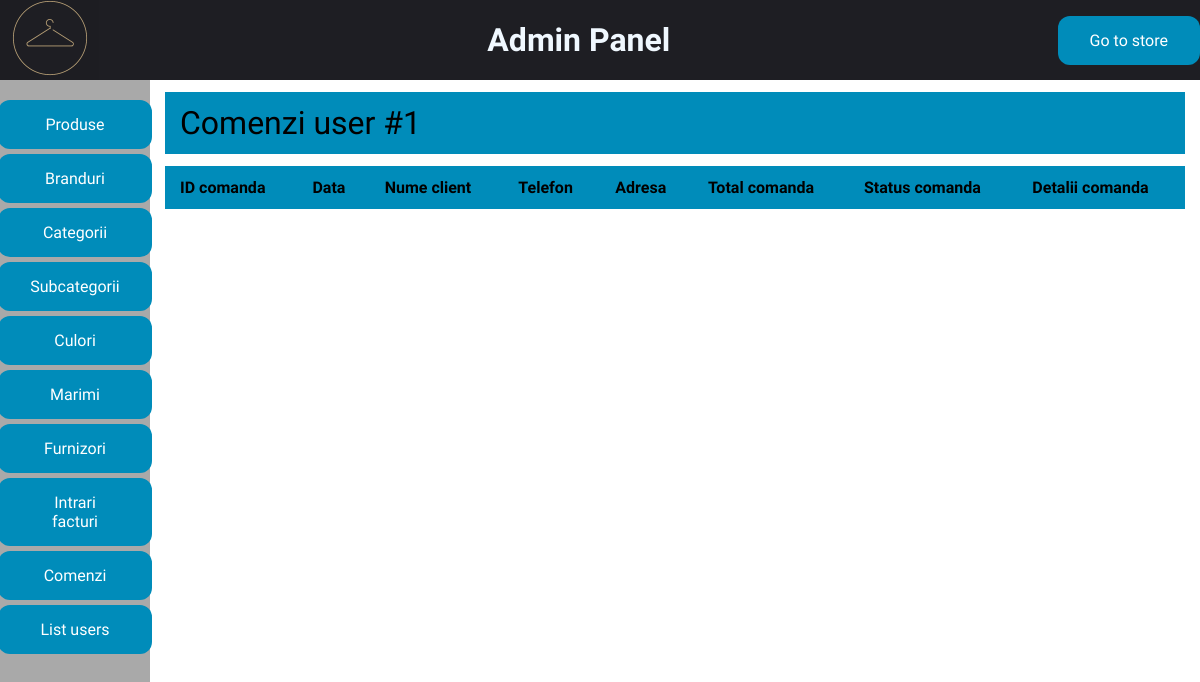
The page /admin_area/view_user_orders.php?user_id=1 (signed in) on the database as committed earlier.
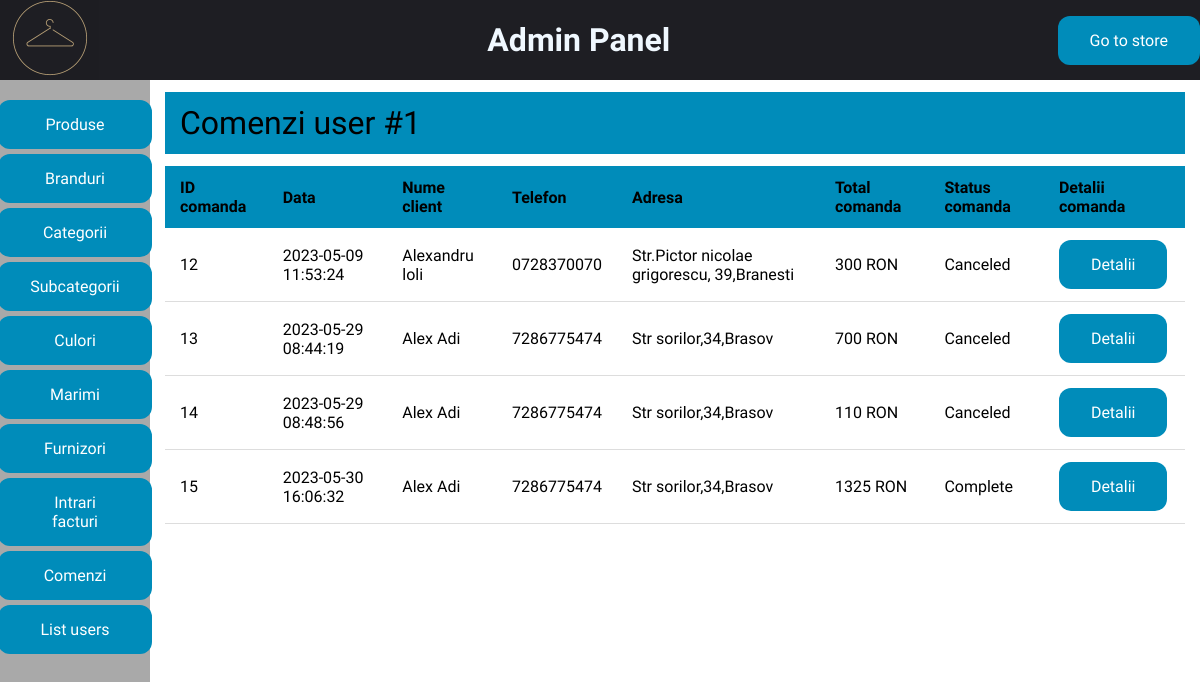
The same page on the database as committed later.
### tables this page shows
CREATE TABLE IF NOT EXISTS `comenzi` (
  `ID` int NOT NULL AUTO_INCREMENT,
  `cod_client` int NOT NULL,
  `pret_total` float NOT NULL,
  `cod_status` int NOT NULL,
  `data` datetime NOT NULL,
  `metoda_plata` enum('Ramburs la livrare','Card bancar') NOT NULL COMMENT '1(ramburs),2(card)',
  PRIMARY KEY (`ID`),
  KEY `cod_client` (`cod_client`),
  KEY `cod_status` (`cod_status`)
);

CREATE TABLE IF NOT EXISTS `clienti` (
  `ID` int NOT NULL AUTO_INCREMENT,
  `nume` varchar(32) NOT NULL,
  `prenume` varchar(64) NOT NULL,
  `adresa` varchar(100) NOT NULL,
  `cod_judet` int NOT NULL,
  `localitate` varchar(64) NOT NULL,
  `zipcode` varchar(64) NOT NULL,
  `telefon` varchar(12) NOT NULL,
  `date_facturare` varchar(255) NOT NULL,
  `cod_utilizator` int NOT NULL,
  PRIMARY KEY (`ID`),
  KEY `cod_judet` (`cod_judet`),
  KEY `cod_utilizator` (`cod_utilizator`)
);

CREATE TABLE IF NOT EXISTS `comenzi_status` (
  `ID` int NOT NULL AUTO_INCREMENT,
  `denumire` varchar(32) NOT NULL,
  PRIMARY KEY (`ID`)
);

### admin_area/view_user_orders.php (the view, shortened to what this page needs)
<?php
include("../includes/connect.php");
if (isset($_GET['user_id']) && $_GET['user_id'] != '') {
  $user_id = $_GET['user_id'];
}
?>
<!DOCTYPE html>
<html lang="en">
<head>
  <link rel="stylesheet" href="css/style.css">
</head>
<body>
  <?php include('includes/header.php') ?>
  <div class="wrapper">
    <?php include("includes/sidebar.php") ?>
    <div class="container">
      <div class="order-detail-header">Comenzi user #<?= $_GET['user_id'] ?></div>
      <table id="table_field">
        <thead>
          <th>ID comanda</th>
          <th>Data</th>
          <th>Nume client</th>
          <th>Telefon</th>
          <th>Adresa</th>
          <th>Total comanda</th>
          <th>Status comanda</th>
          <th>Detalii comanda</th>
        </thead>
        <tbody>
          <?php
          $user_query = mysqli_query($con, "SELECT *,co.ID AS id_coamanda FROM clienti cl
          INNER JOIN comenzi co ON cl.ID=co.cod_client
          INNER JOIN comenzi_status cs ON co.cod_status=cs.ID
          WHERE cod_utilizator=$user_id");
          while ($row = mysqli_fetch_assoc($user_query)) {
          ?>
            <tr>
              <td><?= $row['id_coamanda'] ?></td>
              <td><?= $row['data'] ?></td>
              <td><?= $row['nume'] . " " . $row['prenume'] ?></td>
              <td><?= $row['telefon'] ?></td>
              <td><?= $row['adresa'] . "," . $row['localitate']  ?></td>
              <td><?= $row['pret_total'] ?> RON</td>
              <td><?= $row['denumire'] ?></td>
              <td><a href="order_details.php?id_comanda=<?= $row['id_coamanda'] ?>" class="buttons">Detalii</a></td>
            </tr>
          <?php
          }
          ?>
        </tbody>
      </table>
    </div>
  </div>
</body>
</html>

Rows that differ between the two databases and show on the page:
added comenzi: ID "12", data "2023-05-09 11:53:24", cod_client.nume "Alexandru", cod_client.prenume "loli", cod_client.telefon "0728370070", cod_client.adresa "Str.Pictor nicolae grigorescu, 39", cod_client.localitate "Branesti", pret_total "300", cod_status.denumire "Canceled"
added comenzi: ID "13", data "2023-05-29 08:44:19", cod_client.nume "Alex", cod_client.prenume "Adi", cod_client.telefon "7286775474", cod_client.adresa "Str sorilor,34", cod_client.localitate "Brasov", pret_total "700", cod_status.denumire "Canceled"
added comenzi: ID "14", data "2023-05-29 08:48:56", cod_client.nume "Alex", cod_client.prenume "Adi", cod_client.telefon "7286775474", cod_client.adresa "Str sorilor,34", cod_client.localitate "Brasov", pret_total "110", cod_status.denumire "Canceled"
added comenzi: ID "15", data "2023-05-30 16:06:32", cod_client.nume "Alex", cod_client.prenume "Adi", cod_client.telefon "7286775474", cod_client.adresa "Str sorilor,34", cod_client.localitate "Brasov", pret_total "1325", cod_status.denumire "Complete"
